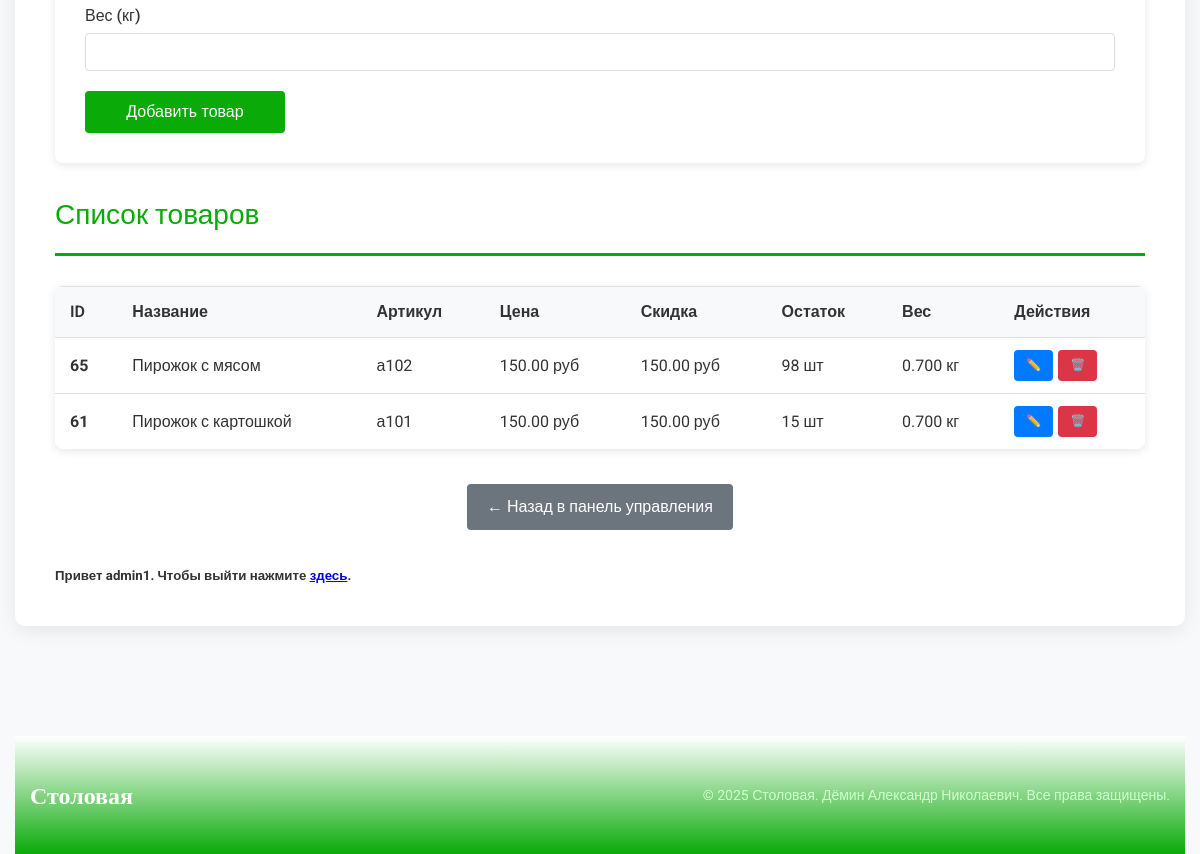
The page /my-account/admin/добавление-товара/index.php (signed in, lower part) on the database as committed earlier.
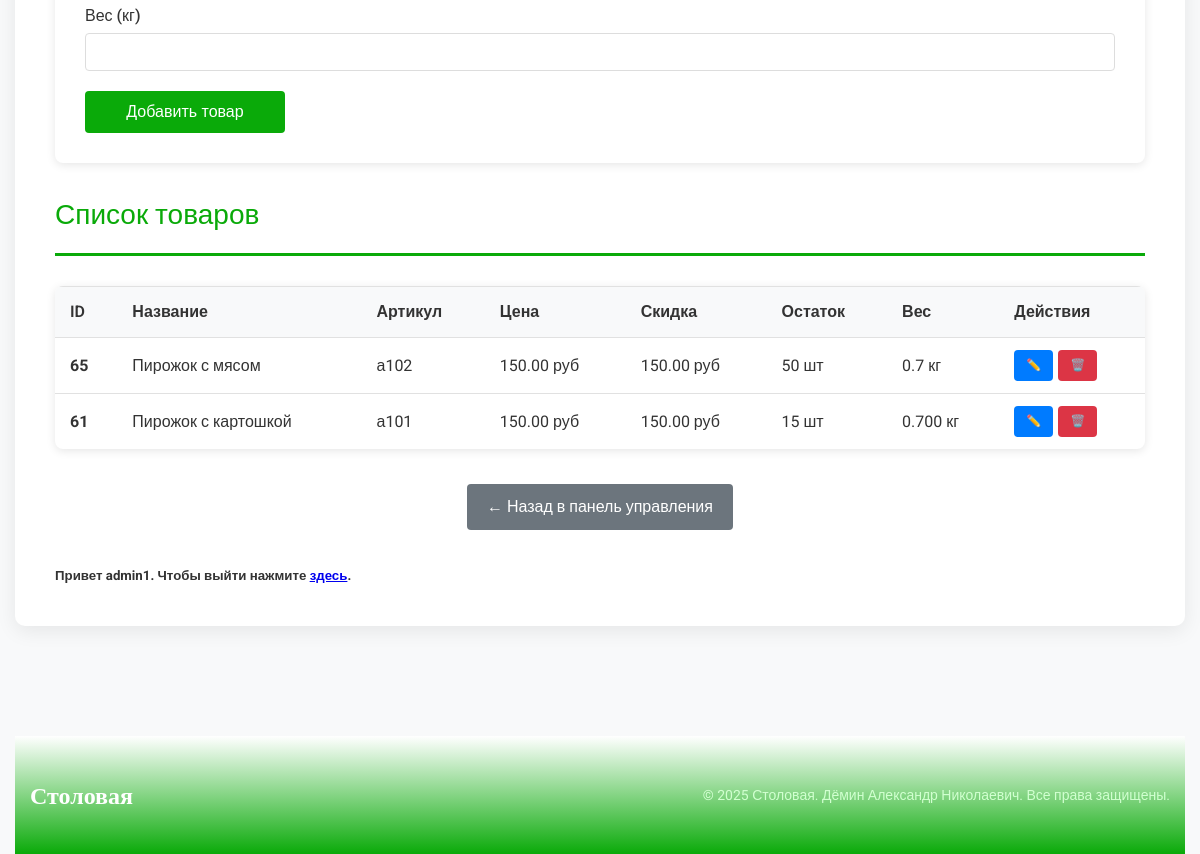
The same page on the database as committed later.
### tables this page shows
CREATE TABLE `st_posts` (
  `ID` bigint(20) UNSIGNED NOT NULL,
  `post_author` bigint(20) UNSIGNED DEFAULT '0',
  `post_date` datetime DEFAULT NULL,
  `post_date_gmt` varchar(200) DEFAULT NULL,
  `post_content` longtext,
  `post_title` text,
  `post_excerpt` text,
  `post_status` varchar(20) DEFAULT NULL,
  `comment_status` varchar(20) DEFAULT NULL,
  `ping_status` varchar(20) DEFAULT NULL,
  `post_password` varchar(255) DEFAULT '',
  `post_name` varchar(200) DEFAULT '',
  `to_ping` text,
  `pinged` text,
  `post_modified` datetime DEFAULT NULL,
  `post_modified_gmt` varchar(200) DEFAULT NULL,
  `post_content_filtered` longtext,
  `post_parent` bigint(20) UNSIGNED DEFAULT '0',
  `guid` varchar(255) DEFAULT '',
  `menu_order` int(11) DEFAULT '0',
  `post_type` varchar(20) DEFAULT NULL,
  `post_mime_type` varchar(100) DEFAULT '',
  `comment_count` bigint(20) DEFAULT '0'
);

CREATE TABLE `st_postmeta` (
  `meta_id` bigint(20) UNSIGNED NOT NULL,
  `post_id` bigint(20) UNSIGNED NOT NULL DEFAULT '0',
  `meta_key` varchar(255) DEFAULT NULL,
  `meta_value` longtext
);

### my-account/admin/добавление-товара/index.php (the view, shortened to what the changed rows need)
<?php
require '../../configDB.php';
$query = $pdo->query("
    SELECT p.ID, p.post_title, p.post_content,
           pm_price.meta_value as price,
           pm_sale.meta_value as sale_price,
           pm_sku.meta_value as sku,
           pm_stock.meta_value as stock_quantity,
           pm_weight.meta_value as weight
    FROM st_posts p
    LEFT JOIN st_postmeta pm_price ON (p.ID = pm_price.post_id AND pm_price.meta_key = '_price')
    LEFT JOIN st_postmeta pm_sale ON (p.ID = pm_sale.post_id AND pm_sale.meta_key = '_sale_price')
    LEFT JOIN st_postmeta pm_sku ON (p.ID = pm_sku.post_id AND pm_sku.meta_key = '_sku')
    LEFT JOIN st_postmeta pm_stock ON (p.ID = pm_stock.post_id AND pm_stock.meta_key = '_stock')
    LEFT JOIN st_postmeta pm_weight ON (p.ID = pm_weight.post_id AND pm_weight.meta_key = '_weight')
    WHERE p.post_type = 'product' AND p.post_status = 'publish'
    ORDER BY p.ID DESC
");
$products = $query->fetchAll(PDO::FETCH_OBJ);
?>
<!DOCTYPE html>
<html lang="ru-RU">
<head>
    <link rel="stylesheet" href="/style.css">
    <link rel="stylesheet" href="/styleM.css">
    <link rel="stylesheet" href="/styleMM.css">
</head>
<body class="site-body">
    <div class="site-wrapper">
        <main class="main-content">
            <div class="content-section">
                <h2 class="section-title">Список товаров</h2>
                <div class="table-container">
                    <table class="data-table">
                        <thead>
                            <tr>
                                <th>ID</th>
                                <th>Название</th>
                                <th>Артикул</th>
                                <th>Цена</th>
                                <th>Скидка</th>
                                <th>Остаток</th>
                                <th>Вес</th>
                                <th>Действия</th>
                            </tr>
                        </thead>
                        <tbody>
                            <?php if (count($products) > 0): ?>
                                <?php foreach ($products as $product): ?>
                                <tr>
                                    <td><strong><?php echo $product->ID; ?></strong></td>
                                    <td><?php echo htmlspecialchars($product->post_title); ?></td>
                                    <td><?php echo htmlspecialchars($product->sku); ?></td>
                                    <td><?php echo number_format($product->price, 2, '.', ' '); ?> руб</td>
                                    <td><?php echo $product->sale_price ? number_format($product->sale_price, 2, '.', ' ') . ' руб' : '-'; ?></td>
                                    <td><?php echo $product->stock_quantity ? $product->stock_quantity . ' шт' : '0 шт'; ?></td>
                                    <td><?php echo $product->weight ? $product->weight . ' кг' : '-'; ?></td>
                                    <td class="action-buttons">
                                        <a href="?edit=<?php echo $product->ID; ?>" class="btn-edit">✏️</a>
                                        <a href="?delete=<?php echo $product->ID; ?>" class="btn-delete"
                                           onclick="return confirm('Вы уверены, что хотите удалить товар \"<?php echo htmlspecialchars($product->post_title); ?>\"?')">🗑️</a>
                                    </td>
                                </tr>
                                <?php endforeach; ?>
                            <?php else: ?>
                                <tr>
                                    <td colspan="8" style="text-align: center;">Товары не найдены</td>
                                </tr>
                            <?php endif; ?>
                        </tbody>
                    </table>
                </div>
            </div>
        </main>
    </div>
</body>
</html>

Rows that differ between the two databases and show on the page:
changed st_posts "Пирожок с мясом": st_postmeta.meta_value "98" → "50"; st_postmeta.meta_value "0.700" → "0.7"
